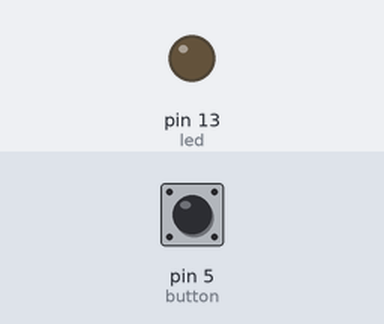
A sketch run on a simulated Arduino Uno, built with avr-gcc and run on an emulated ATmega328P. On the bench: output pins drawn as LEDs (lit = HIGH). The inputs (shaded band) are chosen by the test bench; at power-on: pin 5 (button) LOW. What the sketch prints to the serial monitor is not drawn.

Above: at 1.2 s.
1.3 s: pin 5 (button) pulled HIGH for 0.15 s
At 1.38 s:
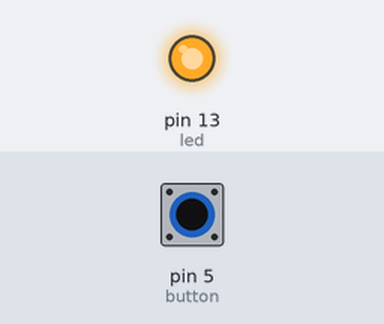
2.9 s: pin 5 (button) pulled HIGH for 3.2 s
At 7.2 s:
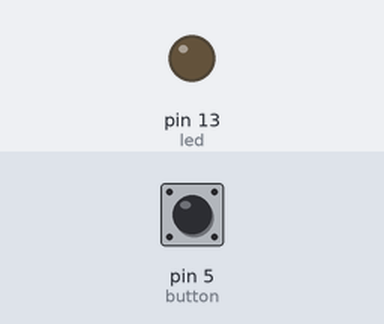
Timing chart, 0 to 8.7 s (numbered marks = the images above; inputs shaded):
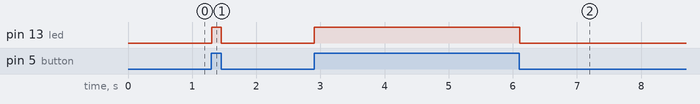

The sketch:

Debounce_delay.ino
```cpp
int last;
int led=13;
int button=5;
int time=0;
int counter=0;
void setup() {
  // put your setup code here, to run once:
pinMode(led,OUTPUT);
pinMode(button,INPUT);
Serial.begin(9600);
}
int debounce(int lastx)
{
// int a;
  int current= digitalRead(button);
  if(lastx==current)
  {
  return lastx;

  }
  else
  //a=millis();
 // while(millis()<=(a+10))
 {delay(10);
    current=digitalRead(button);}

  return current;
 }
void loop() {

int n;
last=digitalRead(5);
n=debounce(last);
Serial.println(n);
digitalWrite(led,n);
}
```

Measured:
- after the input at 1.3 s, pin 13 (led): LOW → HIGH at once, → LOW 0.15 s later
- after the input at 2.9 s, pin 13 (led): LOW → HIGH at once, → LOW 3.2 s later
